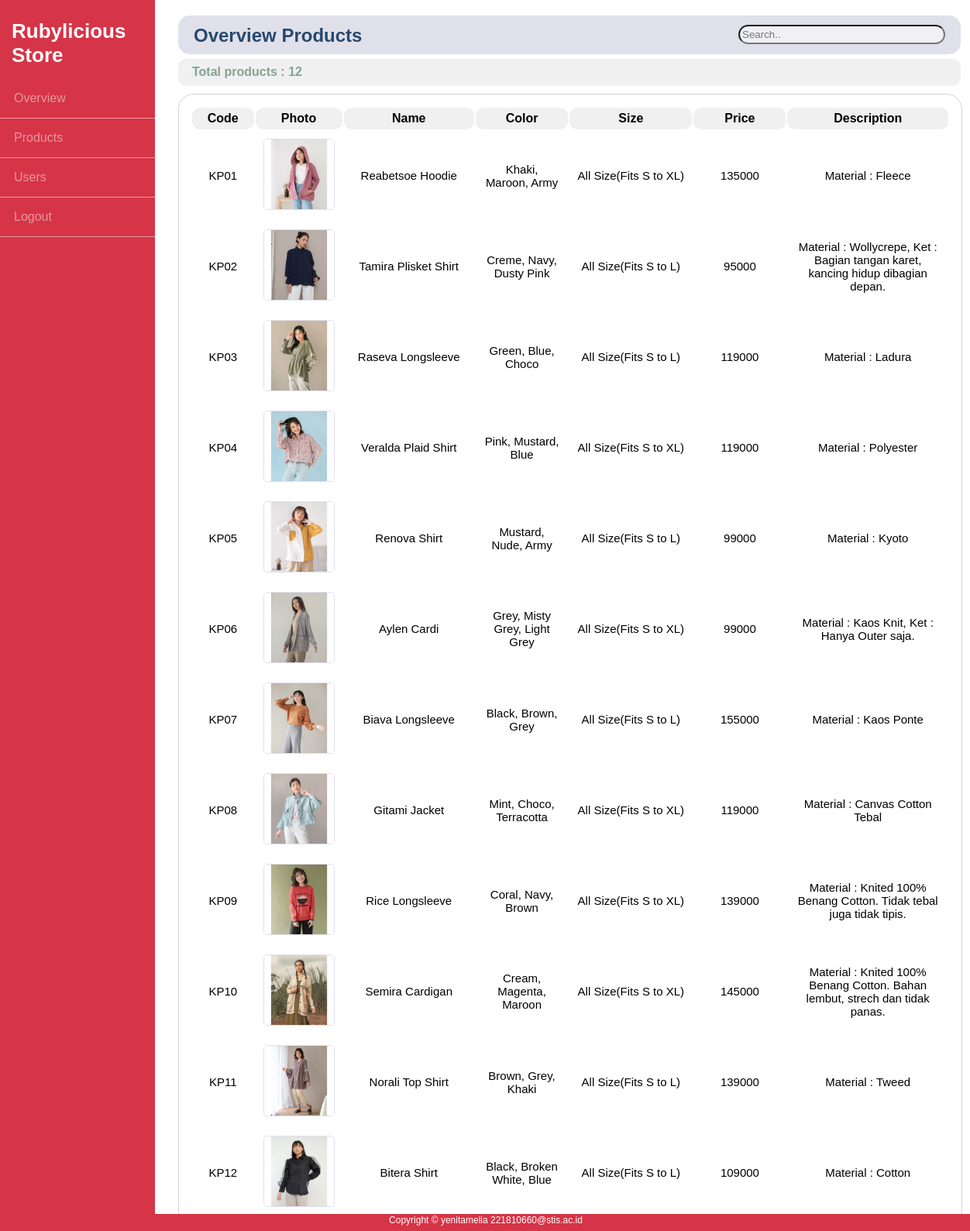
The page /overview.php (signed in) on the database its author committed.
### tables this page shows
CREATE TABLE `pakaian` (
  `code` char(4) NOT NULL,
  `name` varchar(30) NOT NULL,
  `color` varchar(30) NOT NULL,
  `size` varchar(30) NOT NULL,
  `price` int(11) NOT NULL,
  `photo` varchar(30) NOT NULL,
  `description` varchar(100) NOT NULL
);

### function.php (called while the page is built, shortened)
<?php
$conn = mysqli_connect("localhost", "root", "12345", "dbpakaian");
function query($query){
	global $conn;
	$result = mysqli_query($conn, $query);
	$rows = [];
	while ($row = mysqli_fetch_assoc($result)) {
		$rows[] = $row;
	}
	$count = count($rows);
	return $rows;
}
?>

### overview.php (the view, shortened to what this page needs)
<?php
require 'function.php';
$pakaian = query("SELECT * FROM pakaian ORDER BY code ASC");
?>
<!DOCTYPE html>
<html lang="id">
<head>
	<link rel="stylesheet" href="style.css">
</head>
<body>
	<div class="wrapper">
	<div id="sidebar">
		<h1>Rubylicious Store</h1>
		<ul>
			<li><a href="overview.php">Overview</a></li>
			<li><a href="index.php">Products</a></li>
			<li><a href="users.php">Users</a></li>
			<li><a href="logout.php">Logout</a></li>
		</ul>
	</div>
	<div class="main-content">
	<div class="header-home">
	<h2 class="header-overview">Overview Products</h2>
	<br><br>
	<form action="overview.php" method="post">
		<input class="header-search" type="text" name="keyword" size="30" autofocus placeholder="Search.." autocomplete="off" id="keyword">
	</form>
	</div>
	<br><br>
	<div class="header-home-total">
	<h4 class="total">Total products : <?= $count; ?></h4>
	</div>
	<div id="containerOverview">
	<table>
		<tr class="table-header over">
			<th>Code</th>
			<th>Photo</th>
			<th>Name</th>
			<th>Color</th>
			<th>Size</th>
			<th>Price</th>
			<th>Description</th>
		</tr>
		<?php  foreach ($pakaian as $row) : ?>
		<tr class="table-main overview">
			<td><?= $row["code"]; ?></td>
			<td><img src="image/<?= $row["photo"]; ?>" alt="" width="90"></td>
			<td><?= $row["name"]; ?></td>
			<td><?= $row["color"]; ?></td>
			<td><?= $row["size"]; ?></td>
			<td><?= $row["price"]; ?></td>
			<td><?= $row["description"]; ?></td>
		</tr>
		<?php endforeach; ?>
	</table>
	</div>
	</div>
	<div class="footer">
    	<p>Copyright &copy; yenitamelia 221810660@stis.ac.id</p>
    </div>
	</div>
</body>
</html>

### style.css (style rules this page uses)
* { margin: 0; padding: 0; font-family: sans-serif; }
.header-home { width: 1010px; height: 50px; position: absolute; background-color: #e0e0eb; position: absolute; margin-top: 20px; border-radius: 15px; }
.header-home-total { width: 1010px; height: 35px; position: absolute; background-color: #f0f0f0; position: absolute; margin-top: 40px; border-radius: 10px; }
h4.total { padding: 8px; font-size: 16px; color: #85a392; margin-left: 10px; }
.header-overview { position: absolute; margin-top: 12px; margin-left: 20px; text-decoration: none; font-weight: bold; color: #27496d; }
.header-search { position: absolute; margin-top: -18px; margin-right: 20px; }
input.header-search { border-radius: 20px; outline: none; background: #f0f0f5; padding: 3px; }
.header-home input { right: 0; top: 30px; position: absolute; display: inline; }
#container, #containerOverview, #containerUsers { width: 980px; border: 1px solid #d1d1e0; padding: 15px; border-radius: 20px; margin-top: 50px; }
#containerOverview, #containerUsers { margin-top: 85px; }
.table-header th { border: 1px solid #d1d1e0; border-radius: 10px; padding: 5px; }
.table-main td { width: 100px; text-align: center; padding: 10px; font-size: 15px; }
.table-main td img { border-radius: 35px; }
.overview td img { border: 1px solid #E0E0EB; border-radius: 5px; }
.table-main td:nth-child(1) { width: 60px; }
.table-main td:nth-child(2) { width: 70px; }
.table-main td:nth-child(3) { width: 150px; }
.table-main td:nth-child(6) { width: 150px; }
.overview td:nth-child(5) { width: 140px; }
.overview td:nth-child(6) { width: 100px; }
.overview td:nth-child(7) { width: 190px; }
tr.over th { background-color: #F0F0F0; border: none; }
#sidebar { position: fixed; width: 200px; height: 100%; background: #d63447; }
#sidebar h1 { margin-top: 10px; color: #fff; font-size: 26px; padding: 15px; }
#sidebar ul li { padding: 16px 18px; border-bottom: 1px solid rgba(250, 250, 250, .5); }
#sidebar ul li a { cursor: pointer; text-decoration: none; color: rgba(250, 250, 250, .5); list-style: none; }
.wrapper { position: relative; display: flex; }
.main-content { width: 100%; margin-left: 230px; }
.footer { position: absolute; width: 100%; bottom: 0; height: 20px; background-color: #D63447; color: #fff; text-align: center; font-size: 12px; padding: 1px; }

### rows shown on the page
pakaian: code "KP01", photo (picture), name "Reabetsoe Hoodie", color "Khaki, Maroon, Army", size "All Size(Fits S to XL)", price "135000", description "Material : Fleece"
pakaian: code "KP02", photo (picture), name "Tamira Plisket Shirt", color "Creme, Navy, Dusty Pink", size "All Size(Fits S to L)", price "95000", description "Material : Wollycrepe, Ket : Bagian tangan karet, kancing hidup dibagian depan."
pakaian: code "KP03", photo (picture), name "Raseva Longsleeve", color "Green, Blue, Choco", size "All Size(Fits S to L)", price "119000", description "Material : Ladura"
pakaian: code "KP04", photo (picture), name "Veralda Plaid Shirt", color "Pink, Mustard, Blue", size "All Size(Fits S to XL)", price "119000", description "Material : Polyester"
pakaian: code "KP05", photo (picture), name "Renova Shirt", color "Mustard, Nude, Army", size "All Size(Fits S to L)", price "99000", description "Material : Kyoto"
pakaian: code "KP06", photo (picture), name "Aylen Cardi", color "Grey, Misty Grey, Light Grey", size "All Size(Fits S to XL)", price "99000", description "Material : Kaos Knit, Ket : Hanya Outer saja."
pakaian: code "KP07", photo (picture), name "Biava Longsleeve", color "Black, Brown, Grey", size "All Size(Fits S to L)", price "155000", description "Material : Kaos Ponte"
pakaian: code "KP08", photo (picture), name "Gitami Jacket", color "Mint, Choco, Terracotta", size "All Size(Fits S to XL)", price "119000", description "Material : Canvas Cotton Tebal"
pakaian: code "KP09", photo (picture), name "Rice Longsleeve", color "Coral, Navy, Brown", size "All Size(Fits S to XL)", price "139000", description "Material : Knited 100% Benang Cotton. Tidak tebal juga tidak tipis."
pakaian: code "KP10", photo (picture), name "Semira Cardigan", color "Cream, Magenta, Maroon", size "All Size(Fits S to XL)", price "145000", description "Material : Knited 100% Benang Cotton. Bahan lembut, strech dan tidak panas."
pakaian: code "KP11", photo (picture), name "Norali Top Shirt", color "Brown, Grey, Khaki", size "All Size(Fits S to L)", price "139000", description "Material : Tweed"
pakaian: code "KP12", photo (picture), name "Bitera Shirt", color "Black, Broken White, Blue", size "All Size(Fits S to L)", price "109000", description "Material : Cotton"

### other values the page prints
$count "12"
